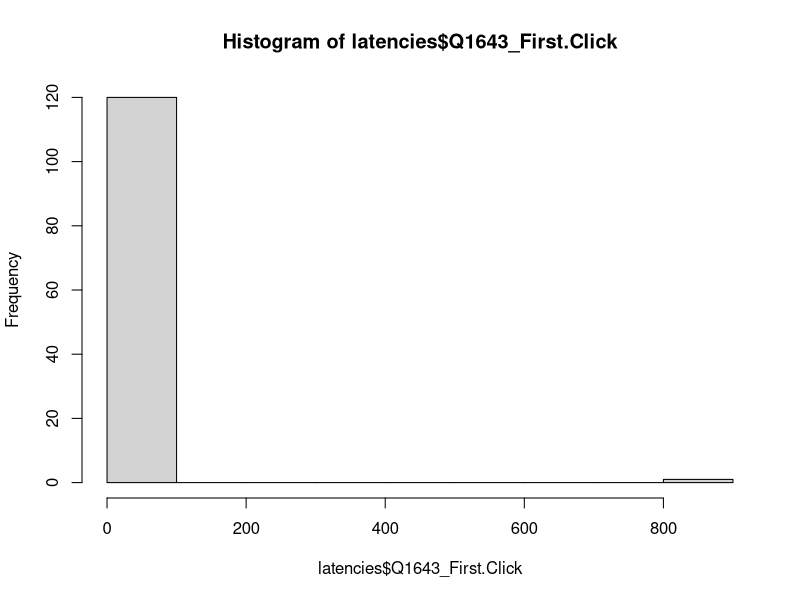

The R source for this figure:
## Script to just look at latencies and whether they can be salvaged at all

## Should also look at original files for potential salvaging

latencies <- read.csv("Reduced_scale.csv")

latencies$Q1643_First.Click <- as.numeric(as.character(latencies$Q1643_First.Click))
hist(latencies$Q1643_First.Click)
